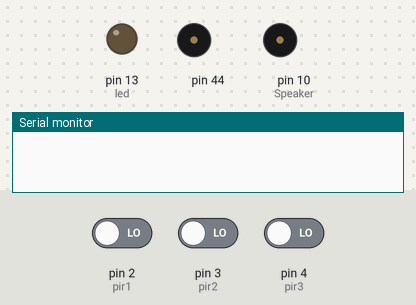
The sketch below on a simulated Arduino Uno, built with avr-gcc and run on an emulated ATmega328P. Shown: output pins drawn as LEDs (lit = HIGH), buzzer (waves = sounding, pin HIGH), the last lines printed to the serial monitor. The test bench sets the inputs (shaded band); at power-on: pin 2 (pir1) LOW, pin 3 (pir2) LOW, pin 4 (pir3) LOW.

Above: at 1.4 s.
1.5 s: pin 2 (pir1) driven HIGH
At 2.1 s:
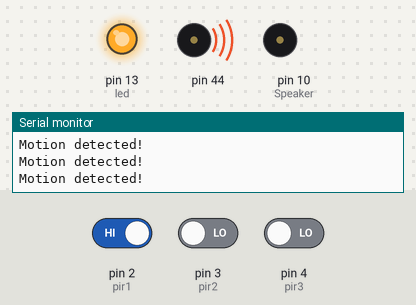
3.0 s: pin 2 (pir1) driven LOW
At 3.3 s:
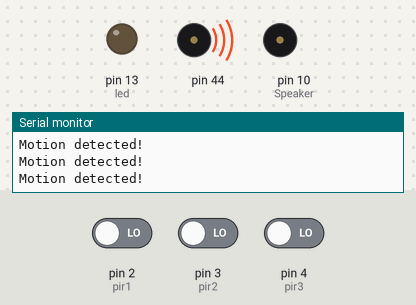
4.5 s: pin 3 (pir2) driven HIGH
At 5.6 s:
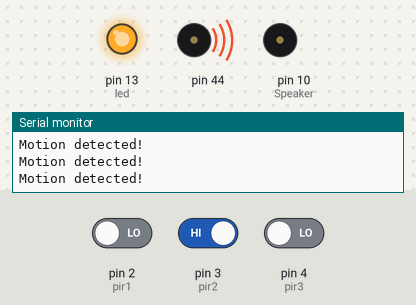
6.0 s: pin 3 (pir2) driven LOW
At 6.9 s:
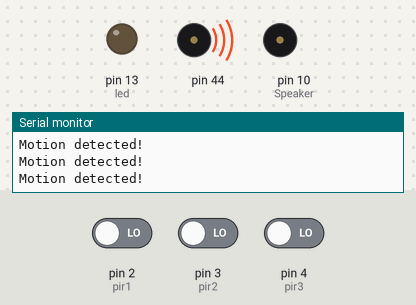
Timing chart, 0 to 8.5 s (numbered marks = the images above; inputs shaded):
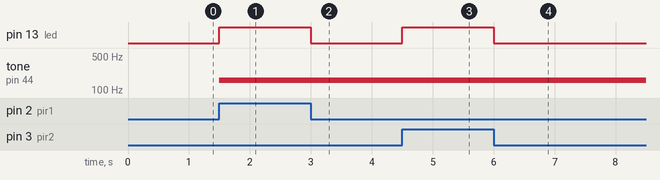

The sketch:

motion_sensor.ino
```cpp
  int led = 13;           // choose the pin for the LED
  int pir1 = 2;           // choose the input pin (for PIR sensor)
  int pir2 = 3;           // choose the input pin (for PIR sensor)
  int pir3 = 4;           // choose the input pin (for PIR sensor)
  int pirState;           // we start, assuming no motion detected
  int Speaker = 10;       //Set up a speaker on a PWM pin (digital 9, 10, or 11)


void setup()
{
  // put your setup code here, to run once:
  pinMode(led, OUTPUT);      // declare LED as output
  pinMode(pir1, INPUT);     // declare sensor as input
  pinMode(pir2, INPUT);     // declare sensor as input
  pinMode(pir3, INPUT);     // declare sensor as input
  pinMode(Speaker, OUTPUT);
  Serial.begin(9600);
}

void loop()
{
  // put your main code here, to run repeatedly:
  pirState = digitalRead(pir1) + digitalRead(pir2) + digitalRead(pir3); // read 3 inputvalues
  if (pirState > 0) // check if input(s) is HIGH
  {
    digitalWrite(led, HIGH);  // turn LED ON
    tone(300,160); // short 'pip'
    Serial.println("Motion detected!");
    delay(150);
  }
  else
  {
    digitalWrite(led, LOW); // turn LED OFF
    delay(300);
  }
}
```

Measured:
- after the input at 1.5 s, pin 13 (led): LOW → HIGH at once; tone on pin 44: silent → 160 Hz at once
- after the input at 3.0 s, pin 13 (led): HIGH → LOW at once
- after the input at 4.5 s, pin 13 (led): LOW → HIGH at once
- after the input at 6.0 s, pin 13 (led): HIGH → LOW at once
